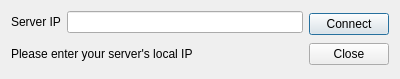
<?xml version="1.0" encoding="UTF-8"?>
<ui version="4.0">
 <class>ConnectDialog</class>
 <widget class="QDialog" name="ConnectDialog">
  <property name="geometry">
   <rect>
    <x>0</x>
    <y>0</y>
    <width>400</width>
    <height>79</height>
   </rect>
  </property>
  <property name="windowTitle">
   <string>Connect</string>
  </property>
  <layout class="QHBoxLayout" name="horizontalLayout">
   <item>
    <layout class="QVBoxLayout" name="verticalLayout">
     <item>
      <layout class="QHBoxLayout" name="horizontalLayout_2">
       <item>
        <widget class="QLabel" name="label_server_ip">
         <property name="text">
          <string>Server IP</string>
         </property>
        </widget>
       </item>
       <item>
        <widget class="QLineEdit" name="IPEdit">
         <property name="inputMask">
          <string/>
         </property>
         <property name="text">
          <string/>
         </property>
         <property name="cursorPosition">
          <number>0</number>
         </property>
        </widget>
       </item>
      </layout>
     </item>
     <item>
      <widget class="QLabel" name="label_message">
       <property name="text">
        <string>Please enter your server's local IP</string>
       </property>
      </widget>
     </item>
    </layout>
   </item>
   <item>
    <layout class="QVBoxLayout" name="verticalLayout_2">
     <item>
      <widget class="QPushButton" name="Acceptutton">
       <property name="text">
        <string>Connect</string>
       </property>
      </widget>
     </item>
     <item>
      <widget class="QPushButton" name="ExitButton">
       <property name="text">
        <string>Close</string>
       </property>
      </widget>
     </item>
    </layout>
   </item>
  </layout>
 </widget>
 <resources/>
 <connections/>
</ui>
